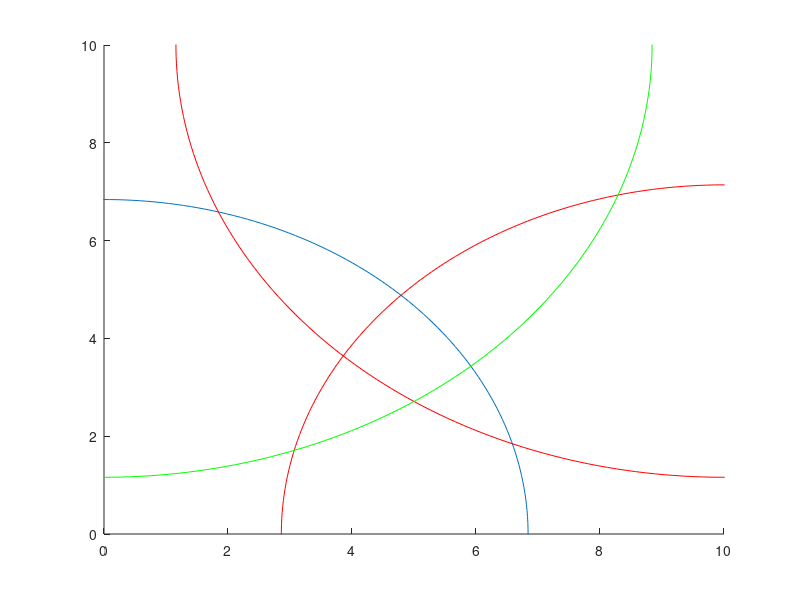

The MATLAB script that drew this image:
clear all
clc
hold on
s1s5radio=6.84
ts1s5=linspace(0,pi*2,360);
Xs1s5=s1s5radio*cos(ts1s5);
Ys1s5=s1s5radio*sin(ts1s5);
plot (Xs1s5,Ys1s5)
axis([0, 10, 0, 10])
hold on

s2s5radio=7.14
ts2s5=linspace(0,pi*2,360);
Xs2s5=10+s2s5radio*cos(ts2s5);
Ys2s5=s2s5radio*sin(ts2s5);
plot (Xs2s5,Ys2s5,'r')

s3s5radio=8.84
ts3s5=linspace(0,pi*2,360);
Xs3s5=10+s3s5radio*cos(ts3s5);
Ys3s5=10+s3s5radio*sin(ts3s5);
plot (Xs3s5,Ys3s5,'r')

s4s5radio=8.84
ts4s5=linspace(0,pi*2,360);
Xs4s5=s4s5radio*cos(ts4s5);
Ys4s5=10+s4s5radio*sin(ts4s5);
plot (Xs4s5,Ys4s5,'g')

% a=Dis_dosPuntos(Xs1s5(1),Ys1s5(1),Xs4s5(1),Ys4s5(1))
% b=Dis_dosPuntos(Xs1s5(1),Ys1s5(1),Xs2s5(1),Ys2s5(1))
% c=Dis_dosPuntos(Xs2s5(1),Ys2s5(1),Xs4s5(1),Ys4s5(1))
% AreaTriangulo(a,b,c)

%AreaTriangulo(a,b,c)
% t=linspace(0,2*pi,300);
% x=cos(t);
% y=sin(t);
%C = horzcat(ts1s5,ts4s5,ts2s5)    %Concatena vectores